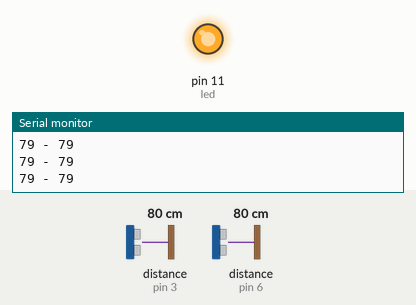
A sketch run on a simulated Arduino Uno, built with avr-gcc and run on an emulated ATmega328P. Parts: output pins drawn as LEDs (lit = HIGH), the last lines printed to the serial monitor. Wiring (inferred from the names in the program): 2 × ultrasonic range finder: trigger pin 4, echo pin 3 / trigger pin 7, echo pin 6. The inputs (shaded band) are chosen by the test bench; at power-on: distance to the obstacle (sensors on pin 3, pin 6) 80 cm. The echo pulse lasts 58.3 µs per cm; pins used as bus, display or sensor lines are not drawn.

Above: at 1.2 s.
1.3 s: distance to the obstacle (sensor on pin 3) set to 2 cm
At 2.5 s:
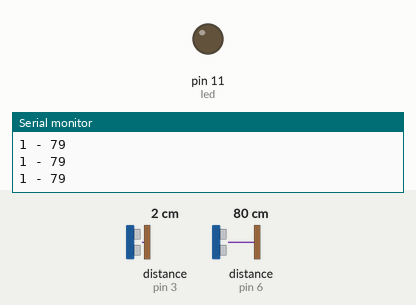
2.8 s: distance to the obstacle (sensor on pin 6) set to 2 cm
5.8 s: distance to the obstacle (sensor on pin 3) set to 18 cm
Timing chart, 0 to 8.8 s (numbered marks = the images above; inputs shaded):
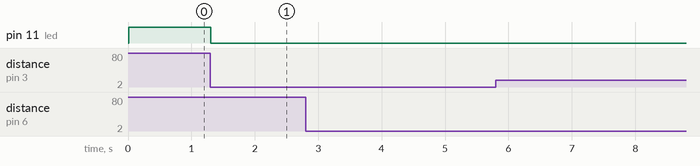

Measured:
- after the input at 1.3 s, pin 11 (led): HIGH → LOW at once

The sketch:

dual_sensors.ino
```cpp
#define trig1 7
#define echo1 6
#define trig2 4
#define echo2 3
#define led 11
float distance;
int duration;
int RightSensor;
int LeftSensor;

void setup(){
  	Serial.begin (9600);
	pinMode(trig1,OUTPUT);
	pinMode(echo1, INPUT);
	pinMode(trig2, OUTPUT);
	pinMode(echo2, INPUT);
  pinMode(led,OUTPUT);

}

void loop() {
SonarSensor(trig1, echo1);
RightSensor = distance;
SonarSensor(trig2, echo2);
LeftSensor = distance;

Serial.print(LeftSensor);
Serial.print(" - ");
Serial.println(RightSensor);
  if (LeftSensor<=25||RightSensor<=25){
    digitalWrite(led,LOW);
  }
  else{
    digitalWrite(led,HIGH);
  }


}

void SonarSensor(int trigPin,int echoPin)
{
digitalWrite(trigPin, LOW);
delayMicroseconds(2);
digitalWrite(trigPin, HIGH);
delayMicroseconds(10);
digitalWrite(trigPin, LOW);
duration = pulseIn(echoPin, HIGH);
distance = (duration/2) / 29.1;

}

  
```
